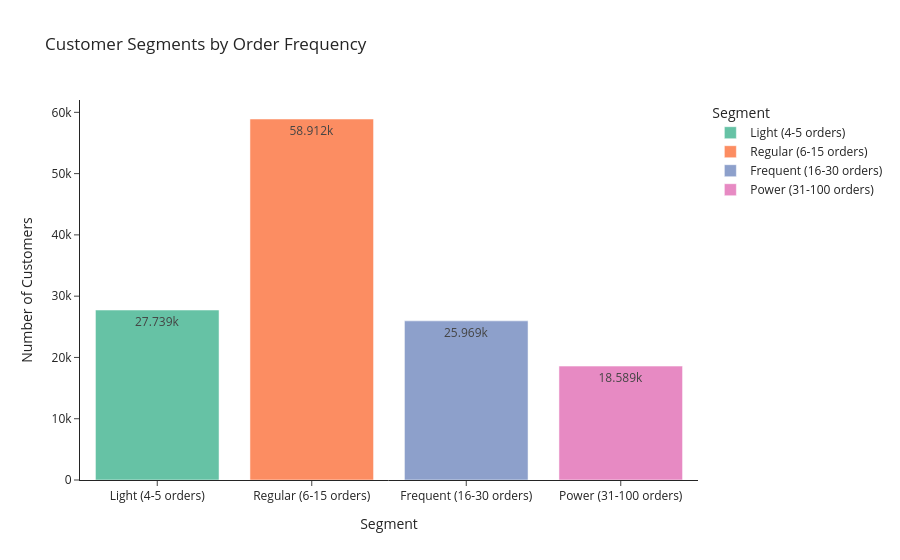

Notebook code for this chart:
### Markdown cell above
We define four segments using simple, business-friendly thresholds on
`total_orders`, the number of orders placed including the most recent one.
Every customer in the dataset has at least 4 and at most 100 orders, so the
lightest segment covers **4 to 5 orders**, not 1 to 5. The thresholds
(5 / 15 / 30) are chosen to give each segment a meaningful share of the
customers while still telling a clear behavioural story.

### Code cell
def frequency_segment(n):
    # Every customer has between 4 and 100 orders in this dataset
    if n <= 5:
        return "Light (4-5 orders)"
    elif n <= 15:
        return "Regular (6-15 orders)"
    elif n <= 30:
        return "Frequent (16-30 orders)"
    else:
        return "Power (31-100 orders)"


customers["frequency_segment"] = customers["total_orders"].apply(frequency_segment)

seg_order = [
    "Light (4-5 orders)",
    "Regular (6-15 orders)",
    "Frequent (16-30 orders)",
    "Power (31-100 orders)",
]
seg_counts = (
    customers["frequency_segment"].value_counts().reindex(seg_order).reset_index()
)
seg_counts.columns = ["Segment", "Number of Customers"]

fig = px.bar(
    seg_counts,
    x="Segment",
    y="Number of Customers",
    title="Customer Segments by Order Frequency",
    text_auto=True,
    color="Segment",
    color_discrete_sequence=px.colors.qualitative.Set2,
)
fig.show()

### Figure 1 — Plotly figure (JSON) as saved in the notebook; plotly's stock layout.template omitted (floating-point values rounded to 4 significant figures)
{"data": [{"hovertemplate": "Segment=%{x}<br>Number of Customers=%{y}<extra></extra>", "legendgroup": "Light (4-5 orders)", "marker": {"color": "rgb(102,194,165)", "pattern": {"shape": ""}}, "name": "Light (4-5 orders)", "orientation": "v", "showlegend": true, "textposition": "auto", "texttemplate": "%{y}", "type": "bar", "x": ["Light (4-5 orders)"], "xaxis": "x", "y": [27739], "yaxis": "y"}, {"hovertemplate": "Segment=%{x}<br>Number of Customers=%{y}<extra></extra>", "legendgroup": "Regular (6-15 orders)", "marker": {"color": "rgb(252,141,98)", "pattern": {"shape": ""}}, "name": "Regular (6-15 orders)", "orientation": "v", "showlegend": true, "textposition": "auto", "texttemplate": "%{y}", "type": "bar", "x": ["Regular (6-15 orders)"], "xaxis": "x", "y": [58912], "yaxis": "y"}, {"hovertemplate": "Segment=%{x}<br>Number of Customers=%{y}<extra></extra>", "legendgroup": "Frequent (16-30 orders)", "marker": {"color": "rgb(141,160,203)", "pattern": {"shape": ""}}, "name": "Frequent (16-30 orders)", "orientation": "v", "showlegend": true, "textposition": "auto", "texttemplate": "%{y}", "type": "bar", "x": ["Frequent (16-30 orders)"], "xaxis": "x", "y": [25969], "yaxis": "y"}, {"hovertemplate": "Segment=%{x}<br>Number of Customers=%{y}<extra></extra>", "legendgroup": "Power (31-100 orders)", "marker": {"color": "rgb(231,138,195)", "pattern": {"shape": ""}}, "name": "Power (31-100 orders)", "orientation": "v", "showlegend": true, "textposition": "auto", "texttemplate": "%{y}", "type": "bar", "x": ["Power (31-100 orders)"], "xaxis": "x", "y": [18589], "yaxis": "y"}], "layout": {"barmode": "relative", "legend": {"title": {"text": "Segment"}, "tracegroupgap": 0}, "title": {"text": "Customer Segments by Order Frequency"}, "xaxis": {"anchor": "y", "categoryarray": ["Light (4-5 orders)", "Regular (6-15 orders)", "Frequent (16-30 orders)", "Power (31-100 orders)"], "categoryorder": "array", "domain": [0.0, 1.0], "title": {"text": "Segment"}}, "yaxis": {"anchor": "x", "domain": [0.0, 1.0], "title": {"text": "Number of Customers"}}}}
